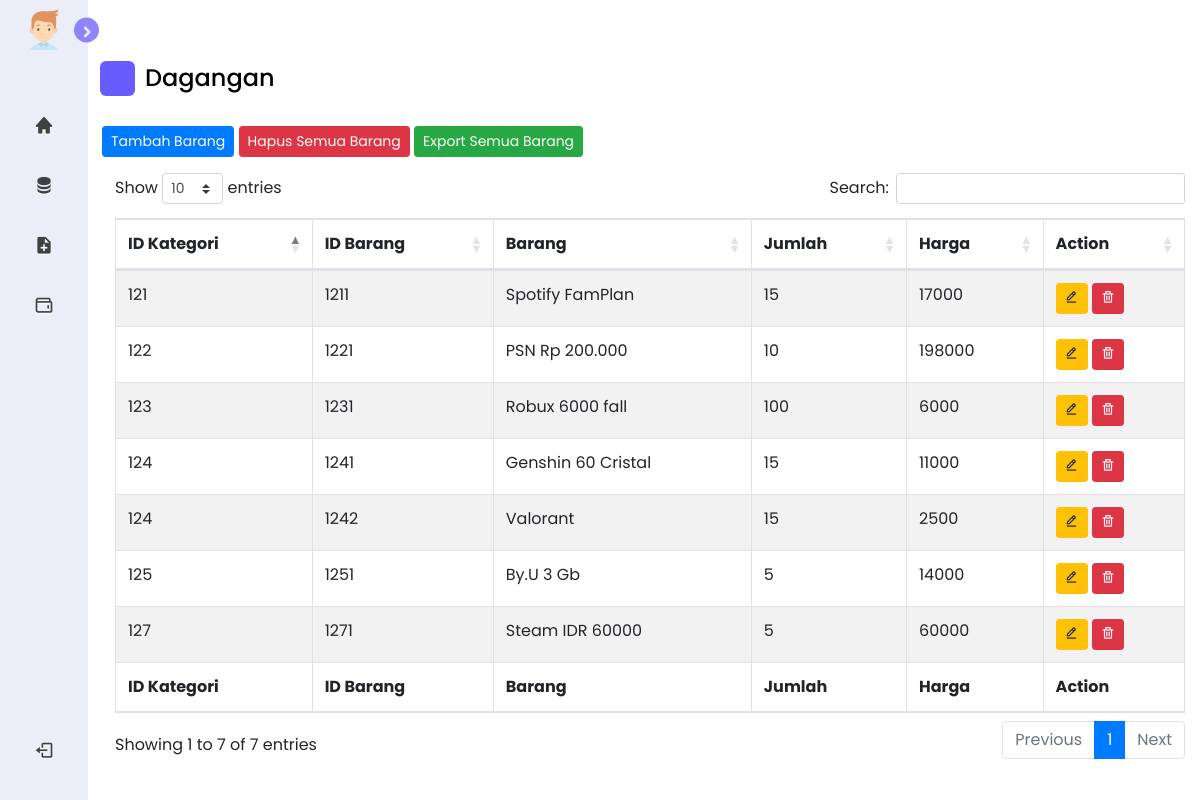
The app's page /dagangan.php (signed in), older data.
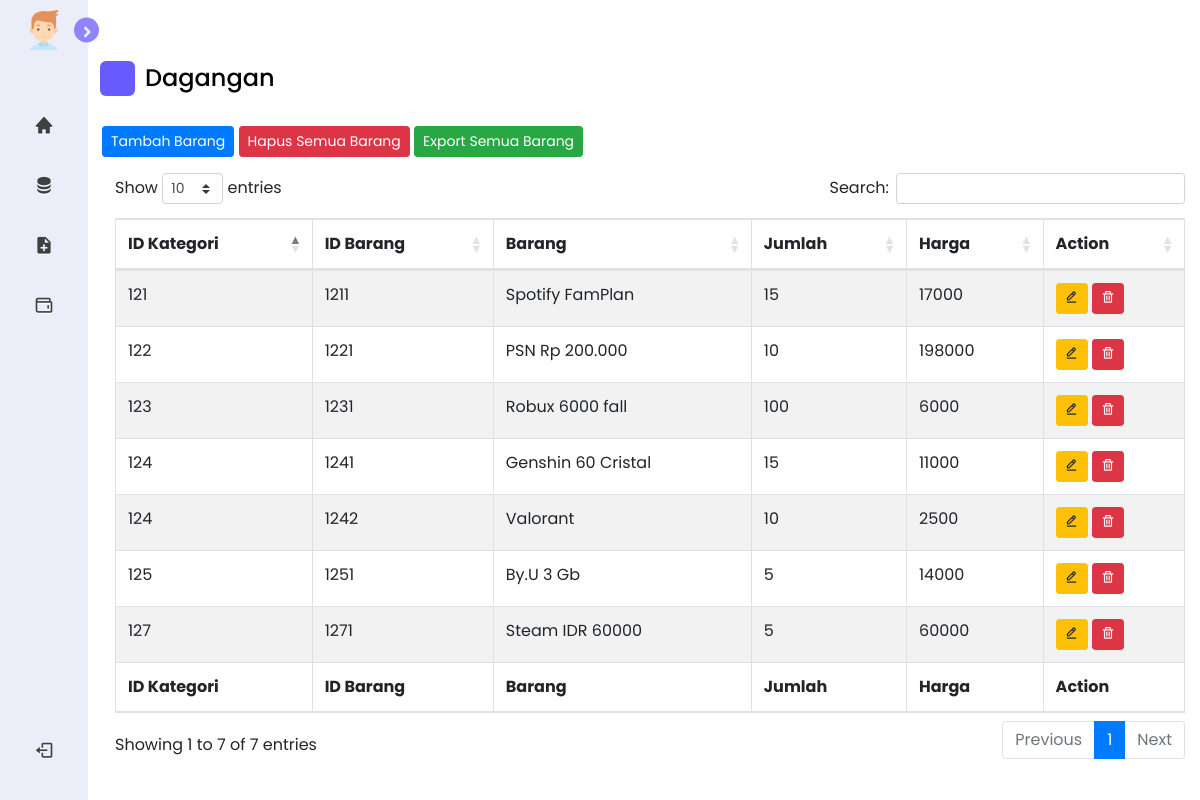
The same page, newer data.
### tables this page shows
CREATE TABLE `dagangan` (
  `id_barang` int(255) NOT NULL,
  `id_kategori` int(255) NOT NULL,
  `nama_barang` varchar(255) NOT NULL,
  `gambar_barang` varchar(255) NOT NULL,
  `deskripsi_barang` varchar(255) NOT NULL,
  `jumlah_barang` int(255) NOT NULL,
  `harga_barang` int(255) NOT NULL
);

### function.php (called while the page is built, shortened)
<?php
$koneksi = mysqli_connect("localhost", "root", "", "warungku");
function query($query)
{
    global $koneksi;
    $result = mysqli_query($koneksi, $query);
    $rows = [];
    while ($row = mysqli_fetch_assoc($result)) {
        $rows[] = $row;
    }
    return $rows;
}

### dagangan.php (the view, shortened to what this page needs)
<?php
    require 'function.php';
    $dagangan = query("SELECT * FROM dagangan ORDER BY id_barang");
?>
<!DOCTYPE html>
<html>
<head>
    <link rel="stylesheet" href="asset/css/side.css">
    <link href='https://unpkg.com/boxicons@2.1.1/css/boxicons.min.css' rel='stylesheet'>
    <link rel="stylesheet" href="https://unicons.iconscout.com/release/v4.0.0/css/line.css">
    <link rel="stylesheet" href="https://cdnjs.cloudflare.com/ajax/libs/twitter-bootstrap/4.5.2/css/bootstrap.css">
    <link rel="stylesheet" href="https://cdn.datatables.net/1.11.5/css/dataTables.bootstrap4.min.css">
</head>
<body>
    <?php include 'side.blade.php';?>
    <section class="home">
        <div class="dash-content">
            <div class="overview">
                <div class="title">
                    <i class="uil uil-tachometer-fast-alt"></i>
                    <span class="text">Dagangan</span>
                </div>
            </div>
            <div class="box-header" style="margin-top: 20px;margin-left: 2px">
                <p>
                    <a href="add-dagangan" class="btn  btn-sm btn-primary btn-flat">
                        <i class="fa fa-plus"></i> Tambah Barang
                    </a>
                    <a href="" onclick="return confirm('Hapus semua barang?')"  class="btn btn-danger btn-sm btn-flat">
                        <i class="fa fa-trash"></i> Hapus Semua Barang
                    </a>
                    <a href="" onclick="return confirm('Export semua barang?')"  class="btn btn-success btn-sm btn-flat">
                        <i class="fa fa-file-excel"></i> Export Semua Barang
                    </a>
                </p>
            </div>
            <div class="container-fluid">
                <table id="example" class="table table-striped table-bordered" style="width:100%">
                    <thead>
                        <tr>
                            <th>ID Kategori</th>
                            <th>ID Barang</th>
                            <th>Barang</th>
                            <th>Jumlah</th>
                            <th>Harga</th>
                            <th>Action</th>
                        </tr>
                    </thead>
                    <tbody>
                    <?php foreach ($dagangan as $row) : ?>
                        <tr>
                            <td><?= $row['id_kategori']; ?></td>
                            <td><?= $row['id_barang']; ?></td>
                            <td><?= $row['nama_barang']; ?></td>
                            <td><?= $row['jumlah_barang']; ?></td>
                            <td><?= $row['harga_barang']; ?></td>
                            <td>
                                <a href="edit-dagangan?id_barang=<?= $row['id_barang']; ?>" class="btn btn-sm btn-flat btn-warning">
                                <i class='bx bx-edit-alt' ></i>
                                </a>
                                <a href="dagangan?del_item=<?= $row['id_barang']; ?>"
                                class="btn btn-sm btn-flat btn-danger" onclick="return confirm('Hapus barang <?= $row['nama_barang']; ?>?')">
                                <i class='bx bx-trash'></i>
                                </a>
                            </td>
                        </tr>
                        <?php endforeach; ?>
                    </tbody>
                    <tfoot>
                        <tr>
                            <th>ID Kategori</th>
                            <th>ID Barang</th>
                            <th>Barang</th>
                            <th>Jumlah</th>
                            <th>Harga</th>
                            <th>Action</th>
                        </tr>
                    </tfoot>
                </table>
            </div>
        </div>
    </section>
</body>
</html>

Row changes from the older to the newer data that the page shows:
changed dagangan "Valorant": jumlah_barang "15" → "10"
